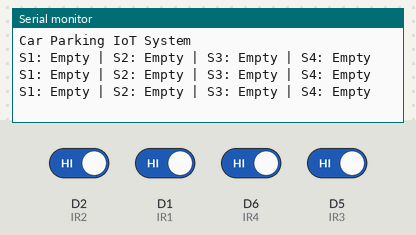
Simulated run of this sketch. Board: ESP8266 (NodeMCU). Shown: the last lines printed to the serial monitor. The inputs (shaded band) are chosen by the test bench; at power-on: D1 (IR1), D2 (IR2), D5 (IR3), D6 (IR4) HIGH. WiFi joins after 1.5 s; servers stay silent unless stated.

Above: at 3.0 s.
3.1 s: D2 (IR2) driven LOW
At 3.7 s:
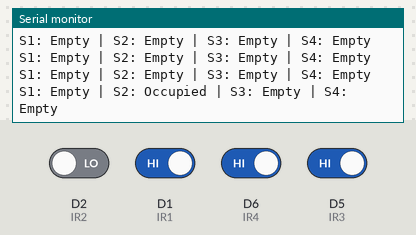
5.3 s: D1 (IR1) driven LOW
At 5.7 s:
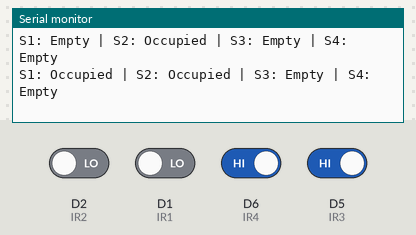
7.3 s: D6 (IR4) driven LOW
At 7.7 s:
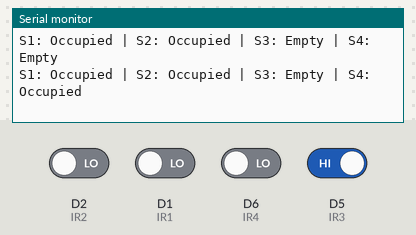
9.3 s: D5 (IR3) driven LOW
At 9.7 s:
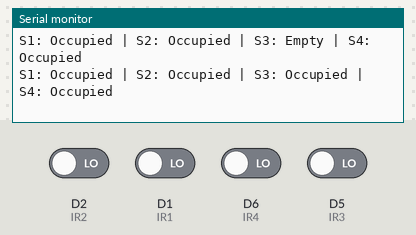
11.3 s: D2 (IR2) driven HIGH
At 11.7 s:
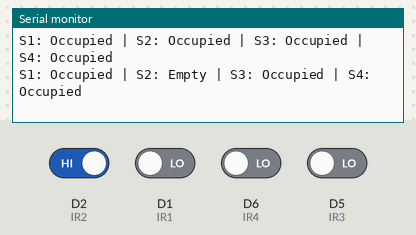
13.3 s: D1 (IR1) driven HIGH
At 13.8 s:
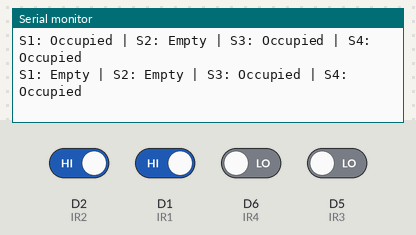

The sketch:

smart_parking.ino
```cpp
#define BLYNK_TEMPLATE_ID "TMPLxxxx"
#define BLYNK_TEMPLATE_NAME "Smart Parking"
#define BLYNK_AUTH_TOKEN "Your_Blynk_Auth_Token"

#include <ESP8266WiFi.h>
#include <BlynkSimpleEsp8266.h>

char ssid[] = "YOUR_WIFI_NAME";
char pass[] = "YOUR_WIFI_PASSWORD";

// IR sensor pins
#define IR1 D1
#define IR2 D2
#define IR3 D5
#define IR4 D6

void setup() {
  Serial.begin(9600);

  pinMode(IR1, INPUT);
  pinMode(IR2, INPUT);
  pinMode(IR3, INPUT);
  pinMode(IR4, INPUT);

  Serial.println("Car Parking IoT System");

  Blynk.begin(BLYNK_AUTH_TOKEN, ssid, pass);
}

void loop() {
  Blynk.run();

  int s1 = digitalRead(IR1);
  int s2 = digitalRead(IR2);
  int s3 = digitalRead(IR3);
  int s4 = digitalRead(IR4);

  Serial.print("S1: ");
  Serial.print(s1 == LOW ? "Occupied" : "Empty");
  Serial.print(" | S2: ");
  Serial.print(s2 == LOW ? "Occupied" : "Empty");
  Serial.print(" | S3: ");
  Serial.print(s3 == LOW ? "Occupied" : "Empty");
  Serial.print(" | S4: ");
  Serial.println(s4 == LOW ? "Occupied" : "Empty");

  // Send status to Blynk
  Blynk.virtualWrite(V0, s1 == LOW ? 255 : 0);
  Blynk.virtualWrite(V1, s2 == LOW ? 255 : 0);
  Blynk.virtualWrite(V2, s3 == LOW ? 255 : 0);
  Blynk.virtualWrite(V3, s4 == LOW ? 255 : 0);

  delay(500);
}
```

Measured:
- after the input at 3.1 s, the serial monitor: prints a new line after 0.21 s (image 1)
- after the input at 5.3 s, the serial monitor: prints a new line at once (image 2)
- after the input at 7.3 s, the serial monitor: prints a new line at once (image 3)
- after the input at 9.3 s, the serial monitor: prints a new line at once (image 4)
- after the input at 11.3 s, the serial monitor: prints a new line at once (image 5)
- after the input at 13.3 s, the serial monitor: prints a new line at once (image 6)
